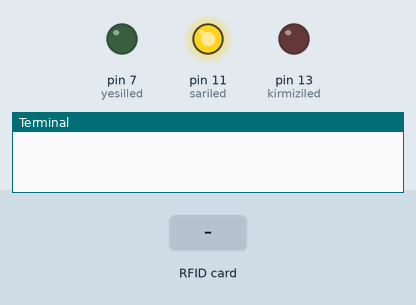
Recording of a program running on a simulated Raspberry Pi (header pin numbers). Parts: output pins drawn as LEDs (lit = HIGH), the last lines printed to the terminal. Dashed ring = blinking. The inputs (shaded band) are chosen by the test bench.

Above: at 1.2 s.
1.3 s: RFID card 5E 7A 19 C4 held to the reader
At 1.7 s:
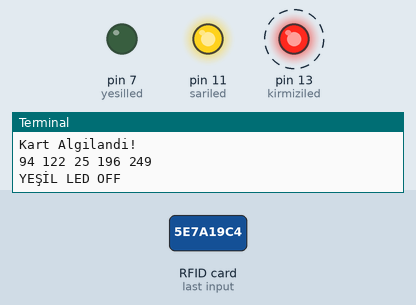
At 4.1 s:
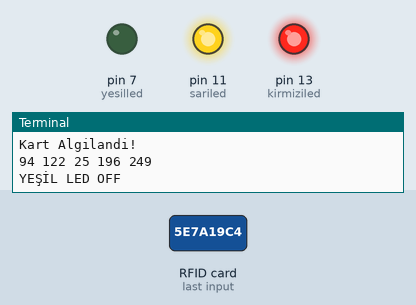
Timing chart, 0 to 5.6 s (numbered marks = the images above; inputs shaded):
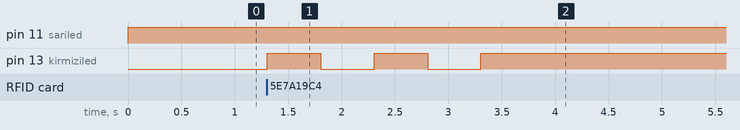

The program:

rfid.py
```python
from pirc522 import RFID
import signal
import time
import RPi.GPIO as GPIO
GPIO.setwarnings (False)

yesilled = 7
kirmiziled=13
sariled=11

GPIO.setmode(GPIO.BOARD)
GPIO.setup(yesilled, GPIO.OUT)
GPIO.setup(sariled, GPIO.OUT)
GPIO.setup(kirmiziled, GPIO.OUT)
oku = RFID()
util = oku.util()
util.debug = True
GPIO.output(yesilled, False)
while True:
    try:
        GPIO.output(sariled, True)
        oku.wait_for_tag()
        (error, data) = oku.request()
        if not error:
            print("\nKart Algilandi!")
            (error, kartid) = oku.anticoll()
            if not error:
                # Print UID
                kart = str(kartid[0])+" "+str(kartid[1])+" "+str(kartid[2])+" "+str(kartid[3])+" "+str(kartid[4])
                print(kart)
                kirmiziled=13
                sariled=11
                if kart == "138 147 109 21 97":
                    print("YEŞİL LED ON")
                    GPIO.output(yesilled, True)
                    GPIO.output(kirmiziled, False)
                    GPIO.output(sariled, False)
                else:
                    print("YEŞİL LED OFF")
                    GPIO.output(yesilled, False)
                    GPIO.output(kirmiziled, True)
                    time.sleep(0.5)
                    GPIO.output(kirmiziled, False)
                    time.sleep(0.5)
                    GPIO.output(kirmiziled, True)
                    time.sleep(0.5)
                    GPIO.output(kirmiziled, False)
                    time.sleep(0.5)
                    GPIO.output(kirmiziled, True)
    except KeyboardInterrupt:
        GPIO.cleanup()
        break
```

Measured:
- after the input at 1.3 s, pin 13 (kirmiziled): alternates HIGH for 0.50 s and LOW for 0.50 s, 5 changes in all, then stays HIGH, starting at once
